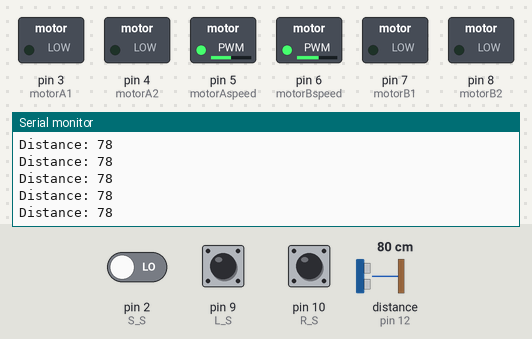
Bench run of a sketch on a simulated Arduino Uno, built with avr-gcc and run on an emulated ATmega328P. Parts: switched loads named in the sketch (green lamp = pin HIGH), the last lines printed to the serial monitor. Wiring (inferred from the names in the program): ultrasonic range finder: trigger pin 11; echo pin 12. The inputs (shaded band) are chosen by the test bench; at power-on: distance to the obstacle (sensor on pin 12) 80 cm, pin 2 (S_S) LOW, pin 9 (L_S) HIGH, pin 10 (R_S) HIGH. The echo pulse lasts 58.3 µs per cm; pins used as bus, display or sensor lines are not drawn.

Above: at 3.2 s.
3.3 s: distance to the obstacle (sensor on pin 12) set to 2 cm
At 4.4 s:
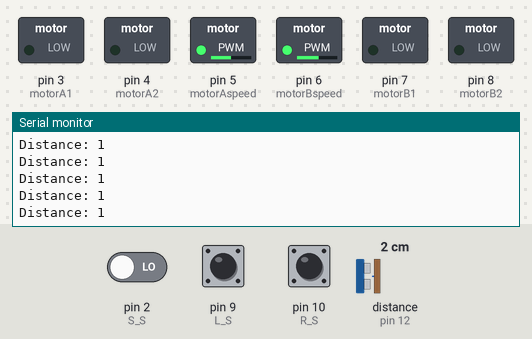
6.3 s: distance to the obstacle (sensor on pin 12) set to 120 cm
At 6.9 s:
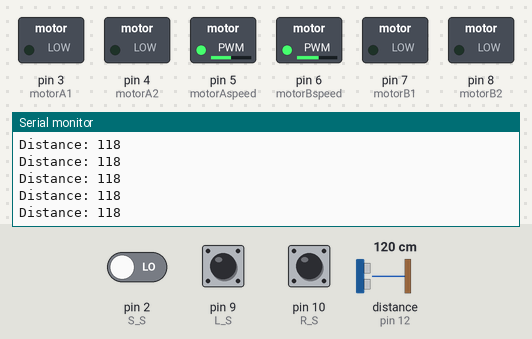
Timing chart, 0 to 9.3 s (numbered marks = the images above; inputs shaded):
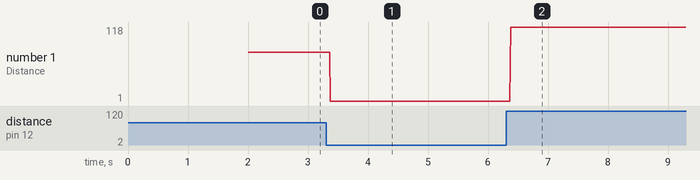

The sketch:

robot_do_line_v2_cai_tien.ino
```cpp
int stop_distance = 5;// Khoảng cách phát hiện vật cản
//Kết nối SRF 05 OR 04
const int trigPin = 11; // kết nối chân trig với chân 11 arduino
const int echoPin = 12; // kết nối chân echo với chân 12 arduino

//L298 kết nối arduino
const int motorA1      = 3;  // kết nối chân IN1 với chân 3 arduino
const int motorA2      = 4;  // kết nối chân IN2 với chân 4 arduino
const int motorAspeed  = 5;  // kết nối chân ENA với chân 5 arduino
const int motorB1      = 7; // kết nối chân IN3 với chân 7 arduino
const int motorB2      = 8; // kết nối chân IN4 với chân 8 arduino
const int motorBspeed  = 6;  // kết nối chân ENB với chân 6 arduino

//kết nối của 3 cảm biến hồng ngoại (dò line )
const int L_S = 9; // cb dò line phải
const int S_S = 2; // cb dò line giữa
const int R_S = 10; //cb dò line trái

int left_sensor_state;// biến lưu cảm biến hồng ngoại line trái
int s_sensor_state;   // biến lưu cảm biến hồng ngoại line giữa
int right_sensor_state;// biến lưu cảm biến hồng ngoại line phải

long duration; //
int distance;  // biến khoảng cách


void setup() {
  pinMode(L_S, INPUT); // chân cảm biến khai báo là đầu vào
  pinMode(R_S, INPUT);
  pinMode(S_S, INPUT);
  pinMode(motorA1, OUTPUT);
  pinMode(motorA2, OUTPUT);
  pinMode(motorB1, OUTPUT);
  pinMode(motorB2, OUTPUT);
  pinMode(motorAspeed, OUTPUT);
  pinMode(motorBspeed, OUTPUT);
  pinMode(trigPin, OUTPUT);
  pinMode(echoPin, INPUT);

  Serial.begin(9600);
  analogWrite(motorAspeed, 127); // tốc độ động cơ a ban đầu 120 ( 0 - 255)
  analogWrite(motorBspeed, 137);// tốc độ động cơ b ban đầu 120 ( 0 - 255)
  delay(2000);

}

void loop() {
  digitalWrite(trigPin, LOW);
  delayMicroseconds(2);
  digitalWrite(trigPin, HIGH);
  delayMicroseconds(10);
  digitalWrite(trigPin, LOW);
  duration = pulseIn(echoPin, HIGH);
  distance = duration * 0.034 / 2;
  Serial.print("Distance: ");
  Serial.println(distance);

  left_sensor_state = digitalRead(L_S);
  s_sensor_state = digitalRead(S_S);
  right_sensor_state = digitalRead(R_S);


  if ((digitalRead(L_S) == 0) && (digitalRead(S_S) == 1) && (digitalRead(R_S) == 0)) {
    //forword(); // đi tiến
  }

  if ((digitalRead(L_S) == 1) && (digitalRead(S_S) == 1) && (digitalRead(R_S) == 0)) {
    //turnLeft(); // rẻ trái
  }
  if ((digitalRead(L_S) == 1) && (digitalRead(S_S) == 0) && (digitalRead(R_S) == 0)) {
    //turnLeft(); // rẻ trái
  }

  if ((digitalRead(L_S) == 0) && (digitalRead(S_S) == 1) && (digitalRead(R_S) == 1)) {
    //turnRight(); // rẻ phải
  }
  if ((digitalRead(L_S) == 0) && (digitalRead(S_S) == 0) && (digitalRead(R_S) == 1)) {
    //turnRight(); // rẻ phải
  }

  if ((digitalRead(L_S) == 1) && (digitalRead(S_S) == 1) && (digitalRead(R_S) == 1)) {
    Stop(); // stop
  }

  // if (distance < stop_distance) // nếu khoảng cách nhỏ hơn giới hạn
  // {
  //   digitalWrite (motorA1, LOW);
  //   digitalWrite(motorA2, LOW);
  //   digitalWrite (motorB1, LOW);
  //   digitalWrite(motorB2, LOW);
  // }

 }

void forword() { // chương trình con xe robot đi tiến

  digitalWrite (motorA1, LOW);
  digitalWrite(motorA2, HIGH);
  digitalWrite (motorB1, HIGH);
  digitalWrite(motorB2, LOW);
}


void turnRight() {

  digitalWrite (motorA1, LOW);
  digitalWrite(motorA2, LOW);
  digitalWrite (motorB1, HIGH);
  digitalWrite(motorB2, LOW);
}

void turnLeft() {

  digitalWrite (motorA1, LOW);
  digitalWrite(motorA2, HIGH);
  digitalWrite (motorB1, LOW);
  digitalWrite(motorB2, LOW);
}

void Stop() {

  digitalWrite (motorA1, LOW);
  digitalWrite(motorA2, LOW);
  digitalWrite (motorB1, LOW);
  digitalWrite(motorB2, LOW);
}
```

Measured:
- after the input at 3.3 s, the serial monitor: prints a new line after 0.07 s (image 1)
- after the input at 6.3 s, the serial monitor: prints a new line after 0.08 s (image 2)
- plotted number 1: 78 → 1 after the input at 3.3 s, 1 → 118 after the input at 6.3 s
